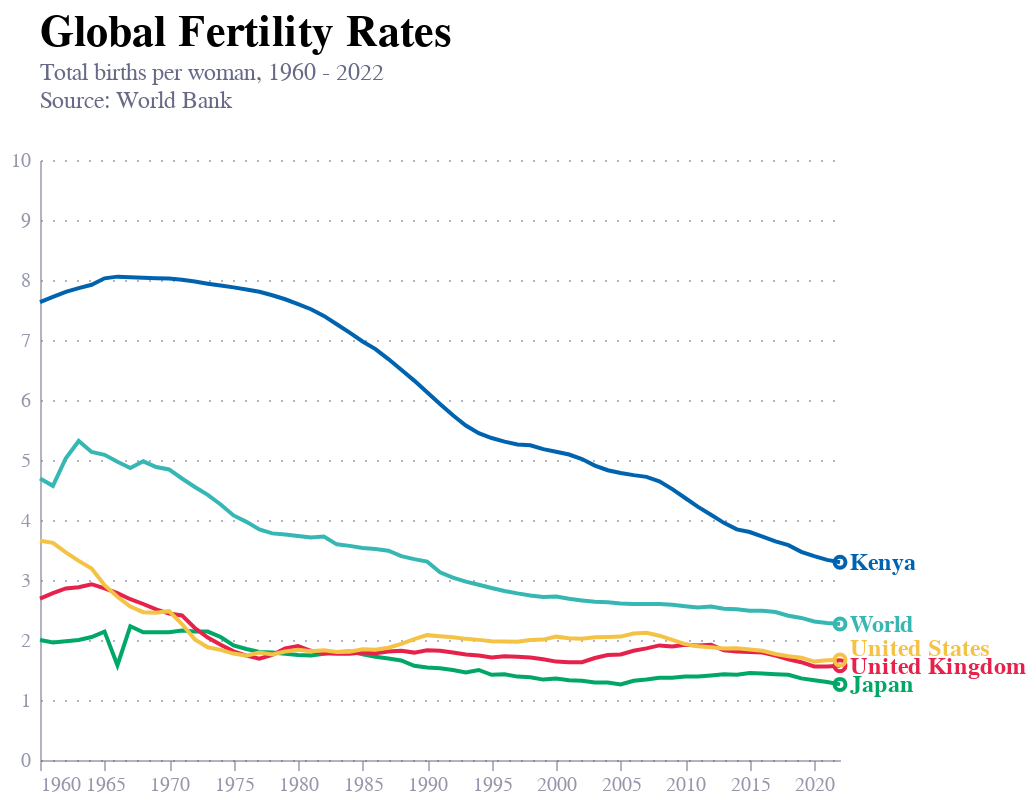

Here is the notebook cell this chart was saved with:
### Code cell
# Melt to long format
df_long = df.melt(id_vars='Year', var_name='Country', value_name='value')

# Convert Year to datetime
df_long['date'] = pd.to_datetime(df_long['Year'], format='%Y')

# Highlight first year (latest data point per country, assuming descending order)
df_long = df_long.sort_values(['Country', 'Year'])
df_long['highlight'] = (df_long['Year'] == 2022)

# Color mapping
color_scale = alt.Scale(
    domain=["World", "United Kingdom", "United States", "Kenya", "Japan"],
    range=["#36B7B4","#E6224B","#F4C245","#0063AF","#00A767"]
)

# Main line chart
chart = alt.Chart(df_long).mark_line(
    point=alt.OverlayMarkDef(
        filled=False,
        opacity=alt.expr("if(datum.highlight, 1, 0)"),
    )
).encode(
    x=alt.X('year(date):T', title=''),
    y=alt.Y('value:Q', scale=alt.Scale(domain=[0, 10]), title=''),
    color=alt.Color('Country:N', scale=color_scale, legend=None),
    stroke=alt.Stroke('Country:N', scale=color_scale, legend=None),
)

# Callout labels with country names
callout = alt.Chart(df_long).transform_filter(
    alt.datum.highlight
).mark_text(
    align='left',
    baseline='middle',
    dx=5,
    dy=alt.ExprRef(expr="""
            {   'United States': -6,
            }[datum.Country]
        """),
    fontSize=12,
    fontWeight='bold'
).encode(
    x='year(date):T',
    y='value:Q',
    text='Country:N',
    color=alt.Color('Country:N', scale=color_scale)
)

# Combine chart and labels
final_chart = (chart + callout).properties(
    title={
        "text": "Global Fertility Rates",
        "frame": "group",
        "anchor": "start",
        "subtitle": ["Total births per woman, 1960 - 2022", "Source: World Bank", ""],
        "subtitleColor": "#676A86",
        "fontSize": 22
    }
)

# Save outputs
final_chart.save("fertility_country_labels.json")
final_chart.save("fertility_country_labels.png", scale_factor=3.0)
final_chart.save("fertility_country_labels.svg")

final_chart

### Figure 1 — Vega-Lite specification as saved in the notebook (floating-point values rounded to 4 significant figures; data arrays with more than 128 entries replaced by an {"elided": "..."} marker saying what was removed)
{"config": {"font": "Circular Std", "mark": {"line": {"interpolate": "monotone"}}, "view": {"stroke": "transparent", "width": 400, "height": 300}, "range": {"category": ["#36B7B4", "#E6224B", "#F4C245", "#0063AF", "#00A767", "#179FDB", "#EB5C2E"], "diverging": ["#E6224B", "#E54753", "#C9C9C9", "#179FDB", "#122B39"], "heatmap": ["#C9C9C9", "#179FDB", "#0063AF", "#122B39"], "ordinal": ["#00A767", "#36B7B4", "#179FDB", "#0063AF", "#243B5A"]}, "axisX": {"domainColor": "#676A86", "domainOpacity": 0.5, "grid": false, "labelAngle": 0, "labelColor": "#676A86", "labelOpacity": 0.7, "orient": "bottom", "tickColor": "#676A86", "tickCount": 10, "tickOpacity": 0.5, "title": false, "titleAlign": "center", "titleAnchor": "middle", "titleColor": "#676A86", "titleFontSize": 12, "titleOpacity": 0.8, "titleY": -15}, "axisY": {"domainColor": "#676A86", "domainOpacity": 0.5, "gridColor": "#676A86", "gridDash": [1, 5], "gridOpacity": 0.5, "labelColor": "#676A86", "labelOpacity": 0.7, "labelPadding": 5, "tickColor": "#676A86", "tickCount": 8, "tickOpacity": 0.5, "ticks": false, "titleAlign": "left", "titleAngle": 0, "titleBaseline": "bottom", "titleColor": "#676A86", "titleFontSize": 12, "titleOpacity": 0.8, "titleX": 0, "titleY": -7}}, "layer": [{"mark": {"type": "line", "point": {"filled": false, "opacity": {"expr": "if(datum.highlight, 1, 0)"}}}, "encoding": {"color": {"field": "Country", "legend": null, "scale": {"domain": ["World", "United Kingdom", "United States", "Kenya", "Japan"], "range": ["#36B7B4", "#E6224B", "#F4C245", "#0063AF", "#00A767"]}, "type": "nominal"}, "stroke": {"field": "Country", "legend": null, "scale": {"domain": ["World", "United Kingdom", "United States", "Kenya", "Japan"], "range": ["#36B7B4", "#E6224B", "#F4C245", "#0063AF", "#00A767"]}, "type": "nominal"}, "x": {"field": "date", "timeUnit": "year", "title": "", "type": "temporal"}, "y": {"field": "value", "scale": {"domain": [0, 10]}, "title": "", "type": "quantitative"}}}, {"mark": {"type": "text", "align": "left", "baseline": "middle", "dx": 5, "dy": {"expr": "\n            {   'United States': -6,\n            }[datum.Country]\n        "}, "fontSize": 12, "fontWeight": "bold"}, "encoding": {"color": {"field": "Country", "scale": {"domain": ["World", "United Kingdom", "United States", "Kenya", "Japan"], "range": ["#36B7B4", "#E6224B", "#F4C245", "#0063AF", "#00A767"]}, "type": "nominal"}, "text": {"field": "Country", "type": "nominal"}, "x": {"field": "date", "timeUnit": "year", "type": "temporal"}, "y": {"field": "value", "type": "quantitative"}}, "transform": [{"filter": "datum.highlight"}]}], "data": {"name": "data-c04520c91aee708d7c70b78393d8bb01"}, "title": {"text": "Global Fertility Rates", "frame": "group", "anchor": "start", "subtitle": ["Total births per woman, 1960 - 2022", "Source: World Bank", ""], "subtitleColor": "#676A86", "fontSize": 22}, "$schema": "https://vega.github.io/schema/vega-lite/v5.20.1.json", "datasets": {"data-c04520c91aee708d7c70b78393d8bb01": {"elided": "315 records"}}}
